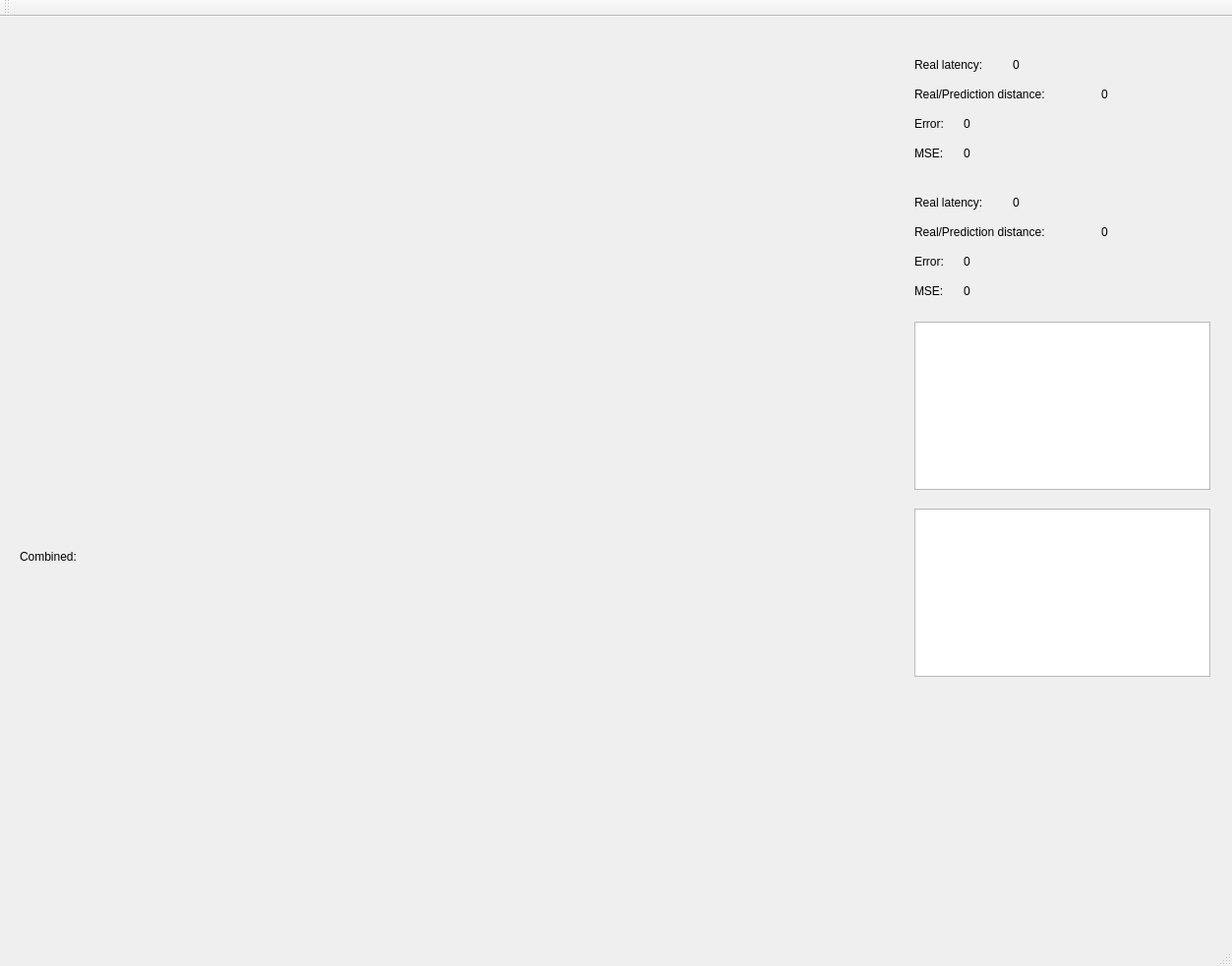
<?xml version="1.0" encoding="UTF-8"?>
<ui version="4.0">
 <class>MainWindow</class>
 <widget class="QMainWindow" name="MainWindow">
  <property name="geometry">
   <rect>
    <x>0</x>
    <y>0</y>
    <width>1253</width>
    <height>982</height>
   </rect>
  </property>
  <property name="windowTitle">
   <string>MainWindow</string>
  </property>
  <widget class="QWidget" name="centralWidget">
   <widget class="QCustomPlot" name="plot1" native="true">
    <property name="geometry">
     <rect>
      <x>20</x>
      <y>10</y>
      <width>881</width>
      <height>131</height>
     </rect>
    </property>
   </widget>
   <widget class="QCustomPlot" name="plot2" native="true">
    <property name="geometry">
     <rect>
      <x>20</x>
      <y>160</y>
      <width>881</width>
      <height>101</height>
     </rect>
    </property>
   </widget>
   <widget class="QCustomPlot" name="plot3" native="true">
    <property name="geometry">
     <rect>
      <x>20</x>
      <y>270</y>
      <width>881</width>
      <height>91</height>
     </rect>
    </property>
   </widget>
   <widget class="QCustomPlot" name="plot4" native="true">
    <property name="geometry">
     <rect>
      <x>20</x>
      <y>370</y>
      <width>881</width>
      <height>101</height>
     </rect>
    </property>
   </widget>
   <widget class="QTextBrowser" name="logBrowserReal">
    <property name="geometry">
     <rect>
      <x>930</x>
      <y>310</y>
      <width>301</width>
      <height>171</height>
     </rect>
    </property>
   </widget>
   <widget class="QTextBrowser" name="logBrowserPredicted">
    <property name="geometry">
     <rect>
      <x>930</x>
      <y>500</y>
      <width>301</width>
      <height>171</height>
     </rect>
    </property>
   </widget>
   <widget class="QLabel" name="label">
    <property name="geometry">
     <rect>
      <x>930</x>
      <y>40</y>
      <width>91</width>
      <height>17</height>
     </rect>
    </property>
    <property name="text">
     <string>Real latency:</string>
    </property>
   </widget>
   <widget class="QLabel" name="realLatency1">
    <property name="geometry">
     <rect>
      <x>1030</x>
      <y>40</y>
      <width>201</width>
      <height>17</height>
     </rect>
    </property>
    <property name="text">
     <string>0</string>
    </property>
   </widget>
   <widget class="QLabel" name="predictionDistance1">
    <property name="geometry">
     <rect>
      <x>1120</x>
      <y>70</y>
      <width>201</width>
      <height>17</height>
     </rect>
    </property>
    <property name="text">
     <string>0</string>
    </property>
   </widget>
   <widget class="QLabel" name="label_4">
    <property name="geometry">
     <rect>
      <x>930</x>
      <y>70</y>
      <width>171</width>
      <height>17</height>
     </rect>
    </property>
    <property name="text">
     <string>Real/Prediction distance:</string>
    </property>
   </widget>
   <widget class="QLabel" name="realLatency2">
    <property name="geometry">
     <rect>
      <x>1030</x>
      <y>180</y>
      <width>201</width>
      <height>17</height>
     </rect>
    </property>
    <property name="text">
     <string>0</string>
    </property>
   </widget>
   <widget class="QLabel" name="label_2">
    <property name="geometry">
     <rect>
      <x>930</x>
      <y>180</y>
      <width>91</width>
      <height>17</height>
     </rect>
    </property>
    <property name="text">
     <string>Real latency:</string>
    </property>
   </widget>
   <widget class="QLabel" name="label_5">
    <property name="geometry">
     <rect>
      <x>930</x>
      <y>210</y>
      <width>171</width>
      <height>17</height>
     </rect>
    </property>
    <property name="text">
     <string>Real/Prediction distance:</string>
    </property>
   </widget>
   <widget class="QLabel" name="predictionDistance2">
    <property name="geometry">
     <rect>
      <x>1120</x>
      <y>210</y>
      <width>201</width>
      <height>17</height>
     </rect>
    </property>
    <property name="text">
     <string>0</string>
    </property>
   </widget>
   <widget class="QLabel" name="label_7">
    <property name="geometry">
     <rect>
      <x>930</x>
      <y>240</y>
      <width>41</width>
      <height>17</height>
     </rect>
    </property>
    <property name="text">
     <string>Error:</string>
    </property>
   </widget>
   <widget class="QLabel" name="error2">
    <property name="geometry">
     <rect>
      <x>980</x>
      <y>240</y>
      <width>201</width>
      <height>17</height>
     </rect>
    </property>
    <property name="text">
     <string>0</string>
    </property>
   </widget>
   <widget class="QLabel" name="label_8">
    <property name="geometry">
     <rect>
      <x>930</x>
      <y>270</y>
      <width>41</width>
      <height>17</height>
     </rect>
    </property>
    <property name="text">
     <string>MSE:</string>
    </property>
   </widget>
   <widget class="QLabel" name="mse2">
    <property name="geometry">
     <rect>
      <x>980</x>
      <y>270</y>
      <width>201</width>
      <height>17</height>
     </rect>
    </property>
    <property name="text">
     <string>0</string>
    </property>
   </widget>
   <widget class="QLabel" name="mse1">
    <property name="geometry">
     <rect>
      <x>980</x>
      <y>130</y>
      <width>201</width>
      <height>17</height>
     </rect>
    </property>
    <property name="text">
     <string>0</string>
    </property>
   </widget>
   <widget class="QLabel" name="label_11">
    <property name="geometry">
     <rect>
      <x>930</x>
      <y>130</y>
      <width>41</width>
      <height>17</height>
     </rect>
    </property>
    <property name="text">
     <string>MSE:</string>
    </property>
   </widget>
   <widget class="QLabel" name="label_12">
    <property name="geometry">
     <rect>
      <x>930</x>
      <y>100</y>
      <width>41</width>
      <height>17</height>
     </rect>
    </property>
    <property name="text">
     <string>Error:</string>
    </property>
   </widget>
   <widget class="QLabel" name="error1">
    <property name="geometry">
     <rect>
      <x>980</x>
      <y>100</y>
      <width>201</width>
      <height>17</height>
     </rect>
    </property>
    <property name="text">
     <string>0</string>
    </property>
   </widget>
   <widget class="QCustomPlot" name="CombinedPlot" native="true">
    <property name="geometry">
     <rect>
      <x>20</x>
      <y>560</y>
      <width>881</width>
      <height>121</height>
     </rect>
    </property>
   </widget>
   <widget class="QLabel" name="label_3">
    <property name="geometry">
     <rect>
      <x>20</x>
      <y>540</y>
      <width>81</width>
      <height>17</height>
     </rect>
    </property>
    <property name="text">
     <string>Combined:</string>
    </property>
   </widget>
  </widget>
  <widget class="QMenuBar" name="menuBar">
   <property name="geometry">
    <rect>
     <x>0</x>
     <y>0</y>
     <width>1253</width>
     <height>22</height>
    </rect>
   </property>
  </widget>
  <widget class="QToolBar" name="mainToolBar">
   <attribute name="toolBarArea">
    <enum>TopToolBarArea</enum>
   </attribute>
   <attribute name="toolBarBreak">
    <bool>false</bool>
   </attribute>
  </widget>
  <widget class="QStatusBar" name="statusBar"/>
 </widget>
 <layoutdefault spacing="6" margin="11"/>
 <customwidgets>
  <customwidget>
   <class>QCustomPlot</class>
   <extends>QWidget</extends>
   <header>qcustomplot.h</header>
   <container>1</container>
  </customwidget>
 </customwidgets>
 <resources/>
 <connections/>
</ui>
